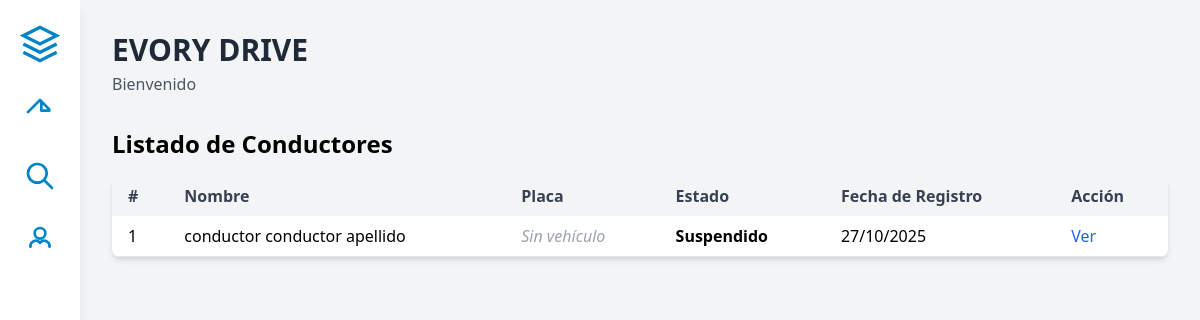
The app's page /conductores/activos/ (signed in), older data.
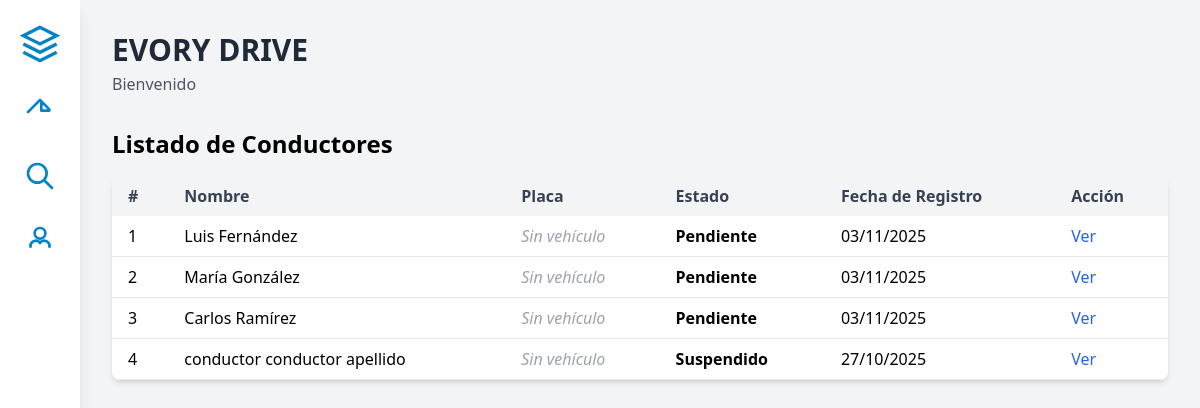
The same page, newer data.
### src/models/models.py (models this page shows, shortened)
class Conductor(models.Model):
    user = models.OneToOneField(
        User,
        on_delete=models.CASCADE,
        related_name='conductor',
        verbose_name="Usuario"
    )
    segundo_nombre = models.CharField(
        max_length=30,
        blank=True,
        null=True,
        verbose_name="Segundo Nombre"
    )
    segundo_apellido = models.CharField(
        max_length=30,
        blank=True,
        null=True,
        verbose_name="Segundo Apellido"
    )
    TIPO_DOCUMENTO_CHOICES = [
        ('CC', 'Cédula de Ciudadanía'),
        ('CE', 'Cédula de Extranjería'),
        ('PAS', 'Pasaporte'),
    ]
    tipo_documento = models.CharField(
        max_length=3,
        choices=TIPO_DOCUMENTO_CHOICES,
        verbose_name="Tipo de Documento"
    )
    numero_documento = models.CharField(
        max_length=15,
        unique=True,
        validators=[RegexValidator(r'^[0-9]+$', 'Solo se permiten números')],
        verbose_name="Número de Documento"
    )
    fecha_nacimiento = models.DateField(
        verbose_name="Fecha de Nacimiento"
    )
    telefono_principal = models.CharField(
        max_length=10,
        validators=[RegexValidator(r'^[0-9]{10}$', 'El teléfono debe tener 10 dígitos')],
        verbose_name="Teléfono Principal"
    )
    telefono_secundario = models.CharField(
        max_length=10,
        blank=True,
        null=True,
        validators=[RegexValidator(r'^[0-9]{10}$', 'El teléfono debe tener 10 dígitos')],
        verbose_name="Teléfono Secundario"
    )
    direccion = models.CharField(
        max_length=60,
        verbose_name="Dirección de Residencia"
    )
    ciudad = models.CharField(
        max_length=30,
        verbose_name="Ciudad"
    )
    numero_licencia = models.CharField(
        max_length=20,
        verbose_name="Número de Licencia"
    )
    licencia_expedicion = models.DateField(
        verbose_name="Fecha de Expedición de Licencia"
    )
    licencia_vencimiento = models.DateField(
        verbose_name="Fecha de Vencimiento de Licencia"
    )
    TIPO_CUENTA_CHOICES = [
        ('Ahorros', 'Ahorros'),
        ('Corriente', 'Corriente'),
    ]
    tipo_cuenta = models.CharField(
        max_length=10,
        choices=TIPO_CUENTA_CHOICES,
        verbose_name="Tipo de Cuenta"
    )
    banco = models.CharField(
        max_length=50,
        verbose_name="Banco"
    )
    numero_cuenta = models.CharField(
        max_length=20,
        validators=[RegexValidator(r'^[0-9]+$', 'Solo se permiten números')],
        verbose_name="Número de Cuenta"
    )
    ESTADO_CHOICES = [
        ('Pendiente de Verificación', 'Pendiente de Verificación'),
        ('En Corrección', 'En Corrección'),
        ('Activo', 'Activo'),
        ('Inactivo', 'Inactivo'),
        ('Suspendido', 'Suspendido'),
        ('Bloqueado', 'Bloqueado'),
        ('Rechazado', 'Rechazado'),
        ('Dado de Baja', 'Dado de Baja'),
    ]
    estado = models.CharField(
        max_length=40,
        choices=ESTADO_CHOICES,
        default='Pendiente',
        verbose_name="Estado"
    )
    fecha_registro = models.DateTimeField(
        auto_now_add=True,
        verbose_name="Fecha de Registro"
    )
    activo = models.BooleanField(
        default=True,
        verbose_name="Activo"
    )
    class Meta:
        db_table = 'conductor'
        verbose_name = 'Conductor'
        verbose_name_plural = 'Conductores'
        ordering = ['-fecha_registro']
        indexes = [
            models.Index(fields=['numero_documento']),
            models.Index(fields=['estado']),
        ]

### src/views/views.py (the view)
# urls.py: path('conductores/activos/', views.conductores_todos, name='conductores_activos'),
@admin_required
@login_required
def conductores_todos(request):
    conductores = Conductor.objects.select_related('user').all()
    return render(request, 'conductores/listado_todos.html', {'conductores': conductores})

### src/templates/conductores/listado_todos.html
{% extends 'base.html' %}
{% block content %}
<h2 class="text-2xl font-bold mb-4">Listado de Conductores</h2>
<table class="min-w-full bg-white shadow-md rounded-lg overflow-hidden">
  <thead class="bg-gray-100 text-gray-700">
    <tr>
      <th class="px-4 py-2 text-left">#</th>
      <th class="px-4 py-2 text-left">Nombre</th>
      <th class="px-4 py-2 text-left">Placa</th>
      <th class="px-4 py-2 text-left">Estado</th>
      <th class="px-4 py-2 text-left">Fecha de Registro</th>
      <th class="px-4 py-2 text-left">Acción</th>
    </tr>
  </thead>
  <tbody>
    {% for conductor in conductores %}
    <tr class="border-b hover:bg-gray-50">
      <td class="px-4 py-2">{{ forloop.counter }}</td>
      <td class="px-4 py-2">{{ conductor.user.get_full_name }}</td>
      <td class="px-4 py-2">
        {% if conductor.vehiculo_asignado %}
          {{ conductor.vehiculo_asignado.placa }}
        {% else %}
          <span class="italic text-gray-400">Sin vehículo</span>
        {% endif %}
      </td>
      <td class="px-4 py-2">
        <span class="font-semibold">{{ conductor.estado }}</span>
      </td>
      <td class="px-4 py-2">{{ conductor.fecha_registro|date:"d/m/Y" }}</td>
      <td class="px-4 py-2">
        {% if conductor.numero_documento %}
          <a href="{% url 'driver_history' %}?search={{ conductor.numero_documento|urlencode }}" class="text-blue-600 hover:text-blue-800">Ver</a>
        {% elif conductor.vehiculo_asignado and conductor.vehiculo_asignado.placa %}
          <a href="{% url 'driver_history' %}?search={{ conductor.vehiculo_asignado.placa|urlencode }}" class="text-blue-600 hover:text-blue-800">Ver</a>
        {% else %}
          <a href="{% url 'driver_history' %}?search={{ conductor.id }}" class="text-blue-600 hover:text-blue-800">Ver</a>
        {% endif %}
      </td>
    </tr>
    {% empty %}
    <tr>
      <td colspan="6" class="px-4 py-2 text-center text-gray-500">No hay conductores registrados.</td>
    </tr>
    {% endfor %}
  </tbody>
</table>
{% endblock %}

Row changes from the older to the newer data that the page shows:
added Conductor: user.get_full_name "Luis Fernández", estado "Pendiente", fecha_registro "03/11/2025"
added Conductor: user.get_full_name "María González", estado "Pendiente", fecha_registro "03/11/2025"
added Conductor: user.get_full_name "Carlos Ramírez", estado "Pendiente", fecha_registro "03/11/2025"
